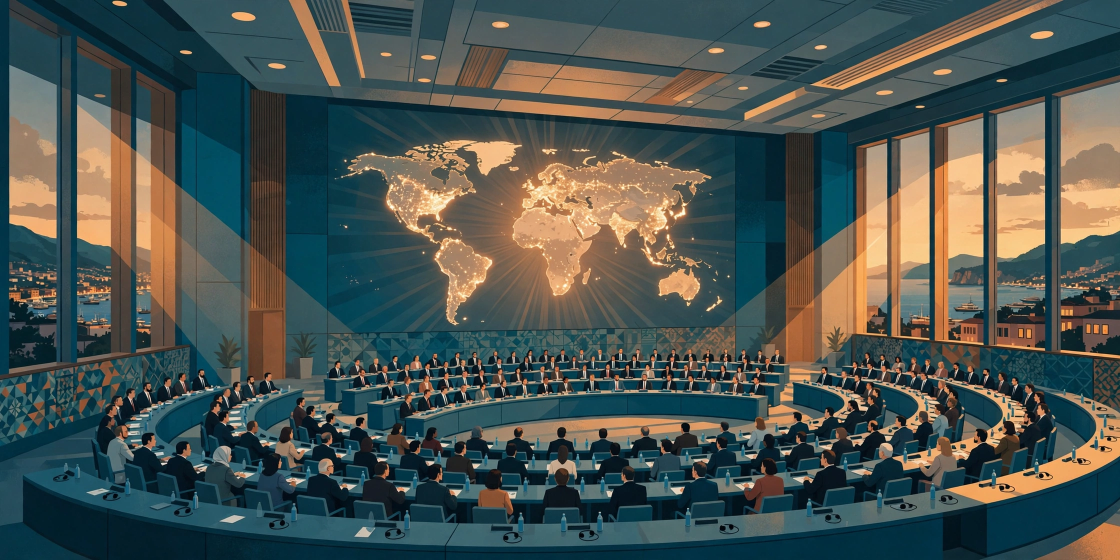
#> input picture assets/media-generation-hero-0-0602df9a-1a89-4949-98fc-e27c99b7bd44.png, 2240 x 1120 px (shown at 1/2 size)
$ python compose.py
#> lines starting #> are read from the running program, lines starting #| are printed output that depends on the picture
#!/usr/bin/env python3
"""Compose the news-image entry: a newspaper front page for 22 November 2026.

Reads assets/hero.png (a generated editorial illustration of the COP31
summit hall in Antalya) and draws the masthead, date, headlines and
captions for the day's verified top stories with PIL, then writes
entry.png (1024x1024, under 1 MiB). Deterministic: same inputs give
the same bytes on every run.
"""
import os

from PIL import Image, ImageDraw, ImageFont

HERE = os.path.dirname(os.path.abspath(__file__))
ASSETS = os.path.join(HERE, "assets")

PAPER = (247, 242, 231)      # warm newsprint
INK = (20, 20, 20)
RED = (166, 30, 34)
NAVY = (15, 34, 43)          # dark band
AMBER = (232, 178, 90)
MUTED = (74, 72, 66)
DIVIDER = (201, 194, 180)

SERIF_B = "/usr/share/fonts/truetype/dejavu/DejaVuSerif-Bold.ttf"
SANS = "/usr/share/fonts/truetype/dejavu/DejaVuSans.ttf"
SANS_B = "/usr/share/fonts/truetype/dejavu/DejaVuSans-Bold.ttf"


def font(path, size):
    return ImageFont.truetype(path, size)


def wrap(draw, text, fnt, max_width):
    """Greedy word wrap; returns a list of lines that fit max_width."""
    words = text.split()
    lines, cur = [], ""
    for word in words:
        trial = (cur + " " + word).strip()
        if draw.textlength(trial, font=fnt) <= max_width:
            cur = trial
        else:
            if cur:
                lines.append(cur)
            cur = word
    if cur:
        lines.append(cur)
    return lines


def draw_row(draw, top, tag, tag_color, headline, caption):
    # Tag chip.
    chip_w, chip_h = 150, 36
    draw.rounded_rectangle([36, top + 24, 36 + chip_w, top + 24 + chip_h],
                           radius=4, fill=tag_color)
    tag_font = font(SANS_B, 19)
    tw = draw.textlength(tag, font=tag_font)
    draw.text((36 + (chip_w - tw) / 2, top + 24 + 8), tag,
              font=tag_font, fill=(255, 255, 255))
    # Headline.
    draw.text((204, top + 12), headline, font=font(SERIF_B, 32), fill=INK)
    # Caption, up to two lines.
    cap_font = font(SANS, 22)
    lines = wrap(draw, caption, cap_font, 1024 - 204 - 36)[:2]
    for i, line in enumerate(lines):
        draw.text((204, top + 52 + i * 25), line, font=cap_font, fill=MUTED)


def main():
    page = Image.new("RGB", (1024, 1024), PAPER)
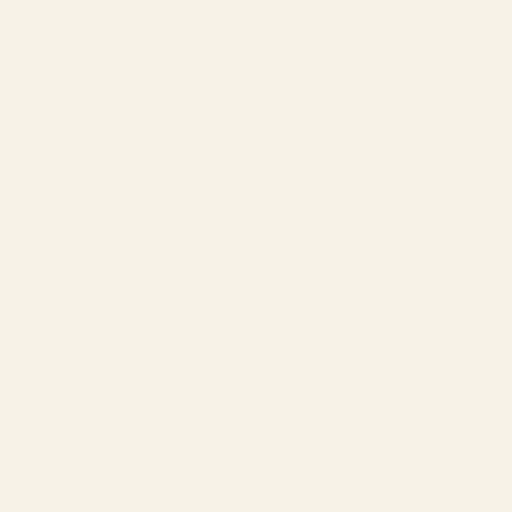
#> page: PIL image 1024x1024 RGB (shown at 1/2 size); mean R, G, B 247, 242, 231
    draw = ImageDraw.Draw(page)

    # Masthead.
    draw.text((36, 18), "THE WORLD IN ONE DAY",
              font=font(SERIF_B, 50), fill=INK)
    draw.text((36, 76), "SUNDAY, 22 NOVEMBER 2026",
              font=font(SANS_B, 27), fill=RED)
    draw.line([(36, 112), (988, 112)], fill=INK, width=3)
    draw.line([(36, 118), (988, 118)], fill=INK, width=1)

    # Hero image, full-bleed, cropped to 1024x400.
    hero = Image.open(os.path.join(
        ASSETS,
        "media-generation-hero-0-0602df9a-1a89-4949-98fc-e27c99b7bd44.png"
    )).convert("RGB")
#> hero is the input picture: PIL image 2240x1120 RGB; mean R, G, B 75.6, 84.5, 80.2
    hero = hero.resize((1024, 512), Image.LANCZOS)
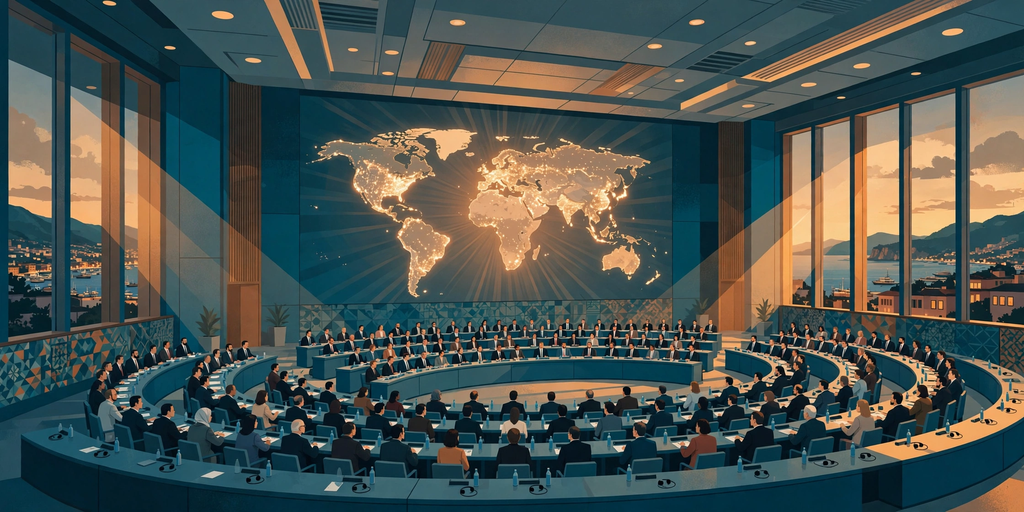
#> hero: PIL image 1024x512 RGB; mean R, G, B 75.6, 84.5, 80.2
    hero = hero.crop((0, 56, 1024, 456))
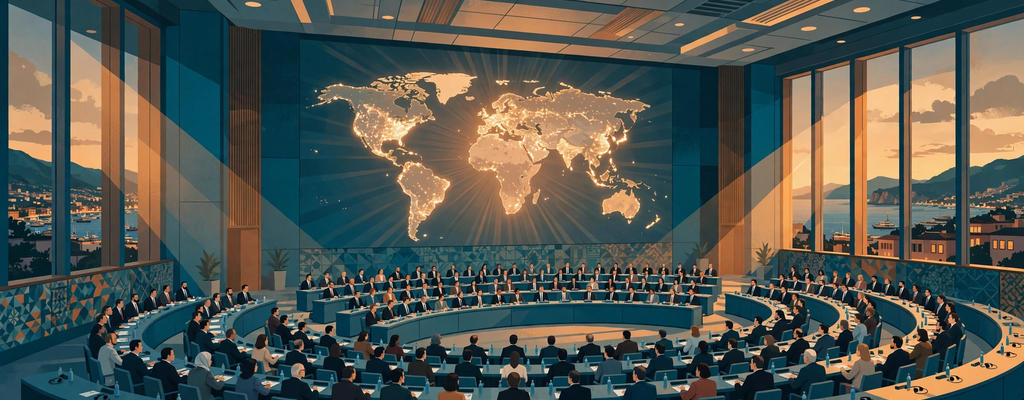
#> hero: PIL image 1024x400 RGB; mean R, G, B 84.7, 88.6, 81.2
    page.paste(hero, (0, 128))
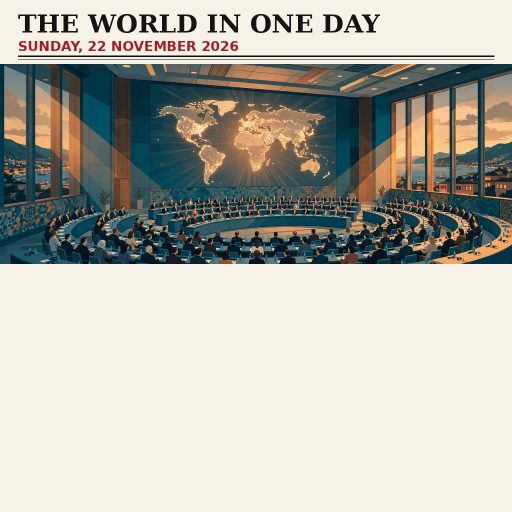
#> page: PIL image 1024x1024 RGB (shown at 1/2 size); mean R, G, B 180.2, 178.3, 168.9
    draw = ImageDraw.Draw(page)

    # Caption band over the hero's foot.
    draw.rectangle([0, 468, 1024, 528], fill=NAVY)
    draw.text((36, 474), "CLIMATE SUMMIT IN OVERTIME",
              font=font(SANS_B, 27), fill=(255, 255, 255))
    draw.text((36, 504),
              "COP31 talks in Antalya stall over fossil fuels; summit runs into a second extra day",
              font=font(SANS, 21), fill=(220, 220, 220))

    # Four story rows.
    rows = [
        ("CONFLICT", (140, 29, 24), "IRAN STRIKES BAHRAIN",
         "Missile hits an industrial site; Bahrain says civilian property was damaged."),
        ("JUSTICE", (31, 78, 121), "MEXICO CAPTURES \u2018EL CHAPO ISIDRO\u2019",
         "Cartel boss Fausto Isidro Meza Flores, on the FBI\u2019s most-wanted list, arrested in Sinaloa; 11 killed."),
        ("DIPLOMACY", (91, 45, 142), "TRUMP, XI AND PUTIN MEET",
         "Leaders agree in Shenzhen to begin talks on reducing nuclear risks."),
        ("MARKETS", (138, 109, 0), "AI SELL-OFF HITS STOCKS",
         "S&P 500 falls 3.7% and Japan\u2019s Nikkei 5.1% as technology shares slide into correction."),
    ]
    for i, (tag, color, headline, caption) in enumerate(rows):
        top = 528 + i * 100
        if i:
            draw.line([(36, top), (988, top)], fill=DIVIDER, width=1)
        draw_row(draw, top, tag, color, headline, caption)

    # "Also today" band.
    draw.rectangle([0, 928, 1024, 1016], fill=NAVY)
    draw.text((36, 938), "ALSO TODAY", font=font(SANS_B, 20), fill=AMBER)
    draw.text((36, 962),
              "EU\u2013Indonesia sign a trade deal after a decade of talks  \u2022  6.8 quake in the Banda Sea",
              font=font(SANS, 19), fill=(255, 255, 255))
    draw.text((36, 987),
              "Russia strikes Kryvyi Rih; 2 killed  \u2022  Denmark expels a Russian attach\u00e9",
              font=font(SANS, 19), fill=(255, 255, 255))

    # Thin frame.
    draw.rectangle([8, 8, 1016, 1016], outline=INK, width=3)

    out = os.path.join(HERE, "entry.png")
    page.save(out, "PNG", optimize=True)
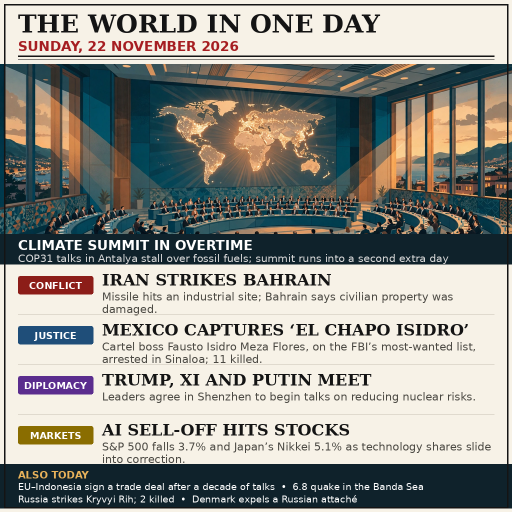
#> saved as entry.png: PIL image 1024x1024 RGB (shown at 1/2 size); mean R, G, B 149.4, 149, 142.2
    print("wrote", out, os.path.getsize(out), "bytes")


if __name__ == "__main__":
    main()
